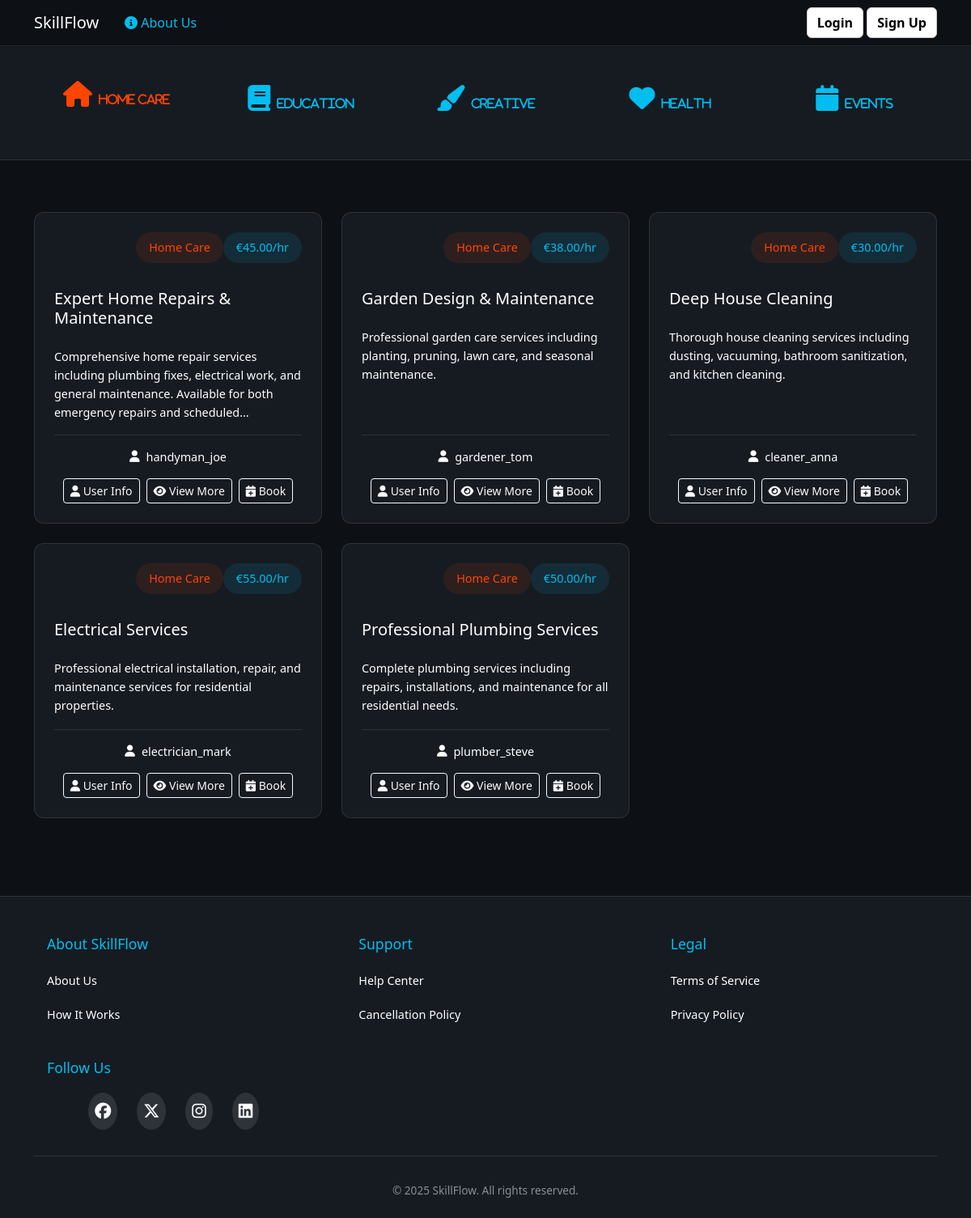
Page /category/home-care/ on the committed database.
### skillflow/models.py (models this page shows, shortened)
class Service(models.Model):
    title = models.CharField(max_length=100)
    description = models.TextField()
    CATEGORY_CHOICES = [
        ('home-care', 'Home Care'),
        ('education', 'Education'),
        ('creative', 'Creative'),
        ('health', 'Health'),
        ('events', 'Events'),
    ]
    category = models.CharField(max_length=50, choices=CATEGORY_CHOICES)
    hourly_rate = models.DecimalField(max_digits=6, decimal_places=2)
    provider = models.ForeignKey(User, on_delete=models.CASCADE)
    created_at = models.DateTimeField(auto_now_add=True)

### skillflow/views.py (the view)
# urls.py: path('category/<str:category>/', views.category_services, name='category_services'),
def category_services(request, category):
    services = Service.objects.filter(category=category).order_by('created_at')
    return render(request, 'skillflow/index.html', {
        'services': services,
        'active_category': category
    })

### skillflow/templates/skillflow/index.html
{% extends 'skillflow/base.html' %}
{% block content %}
<section class="category-section">
    <div class="container">
        <div class="row justify-content-center text-center g-4">
            <div class="col">
                <a href="{% url 'index' %}?category=home-care"
                    class="category-icon {% if active_category == 'home-care' %}active{% endif %}">
                    <i class="fas fa-home">
                        <span>Home Care</span>
                    </i>
                </a>
            </div>
            <div class="col">
                <a href="{% url 'index' %}?category=education"
                    class="category-icon {% if active_category == 'education' %}active{% endif %}">
                    <i class="fas fa-book">
                        <span>Education</span>
                    </i>
                </a>
            </div>
            <div class="col">
                <a href="{% url 'index' %}?category=creative"
                    class="category-icon {% if active_category == 'creative' %}active{% endif %}">
                    <i class="fas fa-paint-brush">
                        <span>Creative</span>
                    </i>
                </a>
            </div>
            <div class="col">
                <a href="{% url 'index' %}?category=health"
                    class="category-icon {% if active_category == 'health' %}active{% endif %}">
                    <i class="fas fa-heart">
                        <span>Health</span>
                    </i>
                </a>
            </div>
            <div class="col">
                <a href="{% url 'index' %}?category=events"
                    class="category-icon {% if active_category == 'events' %}active{% endif %}">
                    <i class="fas fa-calendar">
                        <span>Events</span>
                    </i>
                </a>
            </div>
        </div>
    </div>
</section>
<main class="service-cards-section">
    <div class="container">
        <div class="row g-4">
            {% for service in services %}
            <div class="col-md-6 col-lg-4">
                <div class="service-card">
                    <div class="service-card-header">
                        <span class="service-category">{{ service.get_category_display }}</span>
                        <span class="service-price">€{{ service.hourly_rate }}/hr</span>
                    </div>
                    <div class="service-content">
                        <h5 class="service-title">{{ service.title }}</h5>
                        <p class="service-description">{{ service.description }}</p>
                    </div>
                    <div class="service-footer flex-column">
                        <div class="service-provider d-flex align-items-center mb-3">
                            <i class="fas fa-user me-2"></i>
                            <span class="text-truncate">{{ service.provider.username }}</span>
                        </div>
                        <div class="d-flex gap-2">
                            <a href="{% url 'user_info' service.id %}" class="btn btn-sm btn-outline-light flex-grow-1">
                                <i class="fa-solid fa-user"></i> User Info
                            </a>
                            <a href="{% url 'service_detail' service.id %}" class="btn btn-sm btn-outline-light flex-grow-1">
                                <i class="fas fa-eye"></i> View More
                            </a>
                            {% if user != service.provider %}
                            <a href="{% url 'book_appointment' service.id %}" class="btn btn-sm btn-outline-light flex-grow-1">
                                <i class="fas fa-calendar-plus"></i> Book
                            </a>
                            {% endif %}
                        </div>
                    </div>
                </div>
            </div>
            {% endfor %}
        </div>
    </div>
</main>
{% endblock %}

### skillflow/static/css/styles.css (style rules this page uses)
body { background-color: #0D1014; min-height: 100vh; display: flex; flex-direction: column; }
main { flex: 1 0 auto; }
.category-section { background-color: #161B22; padding: 2rem 0; border-bottom: 1px solid rgba(255, 255, 255, 0.1); margin-bottom: 2rem; }
.category-icon { color: #00beef; display: flex; flex-direction: column; align-items: center; text-decoration: none; padding: 1rem; transition: all 0.3s ease; }
.category-icon i { font-size: 2rem; margin-bottom: 0.75rem; }
.category-icon span { font-size: 0.9rem; transition: color 0.3s ease; }
.category-icon.active { color: orangered; transform: translateY(-5px); }
.category-icon.active i { animation: pulse 1s infinite; }
.service-category { background-color: rgba(255, 69, 0, 0.1); color: orangered; padding: 0.5rem 1rem; border-radius: 20px; font-size: 0.9rem; font-weight: 500; }
.service-cards-section { padding: 2rem 0; }
.service-card { background-color: #161b22; border: 1px solid rgba(255, 255, 255, 0.1); border-radius: 12px; padding: 1.5rem; height: 100%; min-height: 340px; display: flex; flex-direction: column; }
.service-card-header { display: flex; justify-content: flex-end; margin-bottom: 2rem; }
.service-price { background-color: rgba(0, 190, 239, 0.1); color: #00beef; padding: 0.5rem 1rem; border-radius: 20px; font-size: 0.9rem; font-weight: 500; }
.service-title { color: white; margin-bottom: 1.5rem; font-size: 1.25rem; }
.service-description { color: white; font-size: 0.9rem; margin-bottom: 1rem; line-height: 1.6; max-height: 6.4em; overflow: hidden; display: -webkit-box; -webkit-line-clamp: 4; -webkit-box-orient: vertical; word-break: break-word; flex: 1; }
.service-footer { display: flex; justify-content: space-between; align-items: center; padding-top: 1rem; border-top: 1px solid rgba(255, 255, 255, 0.1); margin-top: auto; }
.service-provider { color: white; font-size: 0.9rem; }

### rows in the picture
Service: category "Home Care", hourly_rate "45.00", title "Expert Home Repairs & Maintenance", description "Comprehensive home repair services including plumbing fixes, electrical work, and general maintenance. Available for both emergency repairs and…", provider.username "handyman_joe", shows "Book"
Service: category "Home Care", hourly_rate "38.00", title "Garden Design & Maintenance", description "Professional garden care services including planting, pruning, lawn care, and seasonal maintenance.", provider.username "gardener_tom", shows "Book"
Service: category "Home Care", hourly_rate "30.00", title "Deep House Cleaning", description "Thorough house cleaning services including dusting, vacuuming, bathroom sanitization, and kitchen cleaning.", provider.username "cleaner_anna", shows "Book"
Service: category "Home Care", hourly_rate "55.00", title "Electrical Services", description "Professional electrical installation, repair, and maintenance services for residential properties.", provider.username "electrician_mark", shows "Book"
Service: category "Home Care", hourly_rate "50.00", title "Professional Plumbing Services", description "Complete plumbing services including repairs, installations, and maintenance for all residential needs.", provider.username "plumber_steve", shows "Book"
